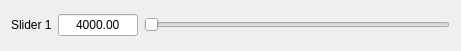
<?xml version="1.0" encoding="UTF-8"?>
<ui version="4.0">
 <class>GuiSlider</class>
 <widget class="QWidget" name="GuiSlider">
  <property name="geometry">
   <rect>
    <x>0</x>
    <y>0</y>
    <width>461</width>
    <height>51</height>
   </rect>
  </property>
  <property name="windowTitle">
   <string>Form</string>
  </property>
  <layout class="QVBoxLayout" name="verticalLayout">
   <item>
    <layout class="QHBoxLayout" name="horizontalLayout_2">
     <item>
      <widget class="QLabel" name="label">
       <property name="text">
        <string>Slider 1</string>
       </property>
      </widget>
     </item>
     <item>
      <widget class="QLineEdit" name="lineEdit">
       <property name="maximumSize">
        <size>
         <width>80</width>
         <height>16777215</height>
        </size>
       </property>
       <property name="text">
        <string>4000.00</string>
       </property>
       <property name="alignment">
        <set>Qt::AlignCenter</set>
       </property>
      </widget>
     </item>
     <item>
      <widget class="QSlider" name="horizontalSlider">
       <property name="singleStep">
        <number>1</number>
       </property>
       <property name="orientation">
        <enum>Qt::Horizontal</enum>
       </property>
      </widget>
     </item>
    </layout>
   </item>
  </layout>
 </widget>
 <resources/>
 <connections/>
</ui>
